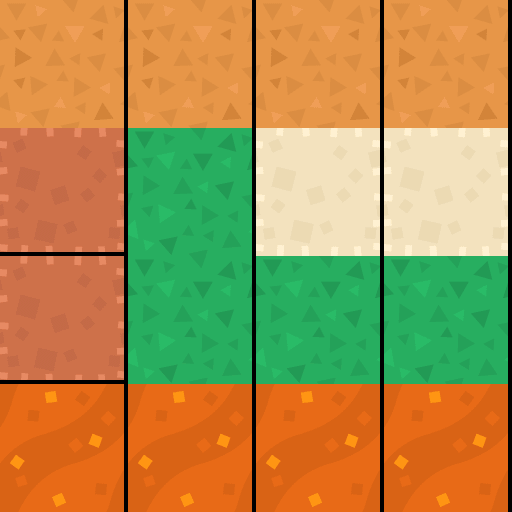

Tiled map render using the project's own tile images. Description and the whole map definition, tile-layer contents included, below:
An orthogonal 4x4 tile map with 128x128 px tiles, 1 tile layer (Tile Layer 1).

<map version="1.10" tiledversion="1.11.0" orientation="orthogonal" renderorder="right-down" width="4" height="4" tilewidth="128" tileheight="128" infinite="0" nextlayerid="2" nextobjectid="1">
 <tileset firstgid="1" source="ground_tileset.tsx" />
 <layer id="1" name="Tile Layer 1" width="4" height="4">
  <data encoding="csv">
1,1,1,1,
10,2,9,9,
10,2,2,2,
3,3,3,3
</data>
 </layer>
</map>